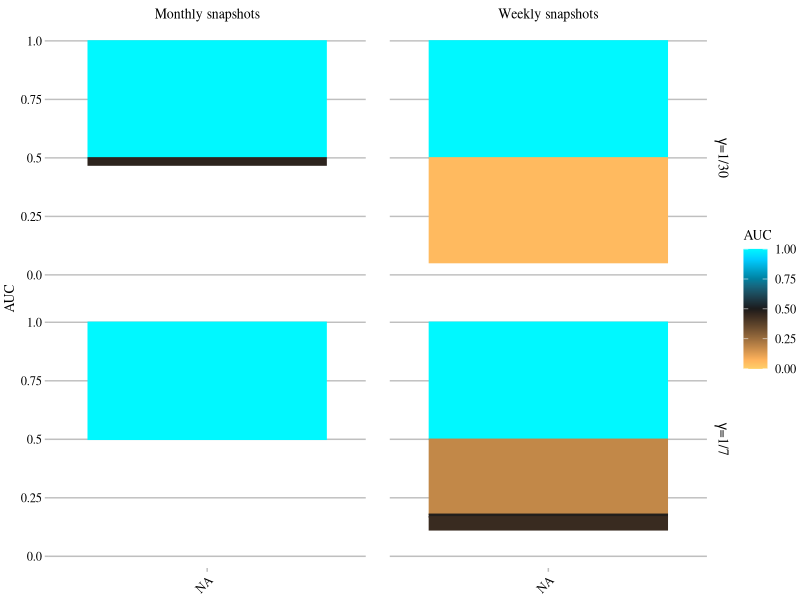
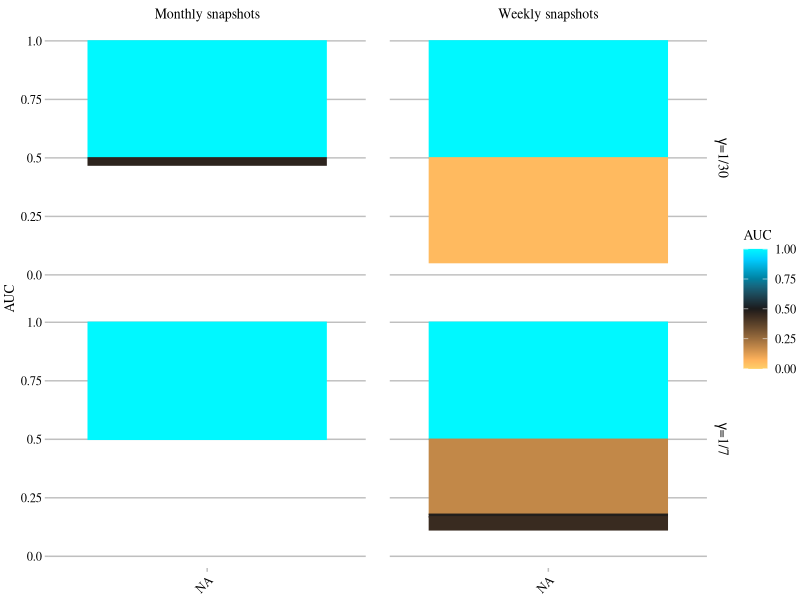

Generate these figures, in order, with R:
library(ggplot2)
library(ggthemes) ##
library(tidyverse)
#library(plyr)
library(reshape2)
library(colorspace)

auc_data <- read.csv("snapshots-auc.csv")
auc_data$`Infectious period` <- as.factor(auc_data$Infectious.period)
levels(auc_data$`Infectious period`) <- c(expression(paste(gamma, "=1/30")),expression(paste(gamma, "=1/7")))

auc_data$`Aggregation period` <- as.factor(auc_data$Aggregation.period)
levels(auc_data$`Aggregation period`) <- c("Monthly~snapshots","Weekly~snapshots")

auc_data$variable <- factor(auc_data$variable, levels = levels(auc_data$variable)[c(7,10,9,5,2,1,4,3,8,6)])


auc_plot <- function(df){
  
  ## Eric's AUC gradient ##
  # Given error of ~0.5, set number of levels to 10.  For a higher precision, use nlevels = 20 
  nlevels = 100  # number of bins = number of colors
  # Color scale with {colorspace}
  AUC_colors <- diverge_hcl(
    n=nlevels,  # number of colors
    h = c(45, 225),  # Hues (low, hi)
    c = 100, # fixed Chroma or Chroma Range (edges, center)
    l = c(90, 10),  # Lightness range (edges, center) 
    power = 1  # exponent
  )
  names(AUC_colors) <- seq(0,1,1/(nlevels-1))
  
  
  ggplot(df) + 
    # geom_pointrange(aes(x=variable,y=AUC, ymin=AUC-AUC_err, ymax= AUC+AUC_err, color=variable)) +
    geom_bar(aes(x=variable,y=AUC-0.5, fill = AUC, color = AUC),stat="identity"  ) + #, fill = "#088E7C") +
    facet_grid(`Infectious period`~`Aggregation period`,labeller = label_parsed)+
    geom_rangeframe(colour ="black") +
    scale_fill_gradientn(limits = c(0,1),colours=AUC_colors) +
    scale_color_gradientn(limits = c(0,1),colours=AUC_colors) +
    scale_y_continuous(name = "AUC",limits = c(-0.5,0.5),labels=c("0.0","0.25","0.5","0.75","1.0"))
  #scale_x_continuous(name = "")+#,labels=c("Variance","Variance convexity","Autocovariance",
  #                                      "Autocorrelation","Decay time", "Mean",
  #                                      "Index of Dispersion", "Coefficient of variation",
  #                                      "Skewness", "Kurtosis"))+
  # theme_minimal() +
  #theme(axis.text.x = element_text(angle = 45, hjust = 1))
}

par(font.lab = 3)
text_color <- "black"
background_color <- "white"
font_chosen <- "Times"
auc_plot(auc_data) +
  theme(text = element_text(color=text_color, size = 14, family=font_chosen),
        title = element_text(size = 12),
        line = element_line(color=text_color),
        rect = element_rect(color="black"),
        axis.title.x=element_blank(),
        axis.title.y = element_text(color=text_color,face = "plain", 
                                    family=font_chosen, size = 10),
        axis.text.x = element_text(color = text_color, angle = 45,
                                   vjust = 1, hjust=1,family=font_chosen, size = 9),
        axis.text.y = element_text(color = text_color, family=font_chosen, size=9),
        axis.ticks = element_line(color=rgb(0,0,0,.25),line),
        axis.line = element_blank(),
        legend.text = element_text(color = text_color, family=font_chosen, size=9),
        legend.title = element_text(color = text_color, family = font_chosen, size=10),
        legend.margin=margin(t=0, r=0.1, b=0, l=-0.2, unit="cm"),
        panel.grid.major = element_blank(),
        panel.grid.major.y = element_line(color = rgb(0,0,0,.25)),
        panel.grid.minor = element_blank(),
        panel.border = element_blank(),
        panel.background = element_rect(color=NA,fill=NA),
        panel.spacing = unit(1.2, "lines"),
        strip.text.y= element_text(color = text_color,angle = 270, family=font_chosen, size=10),
        strip.text.x= element_text(color = text_color, family=font_chosen, size=10),
        strip.background = element_rect(fill=NA),
        plot.background = element_rect(color=NA, fill=background_color),
        plot.margin = unit(c(0.0,0.0,0.1,0.1), "cm"))


ggsave("snapshots-auc.pdf",width =5.2 ,height=3)


